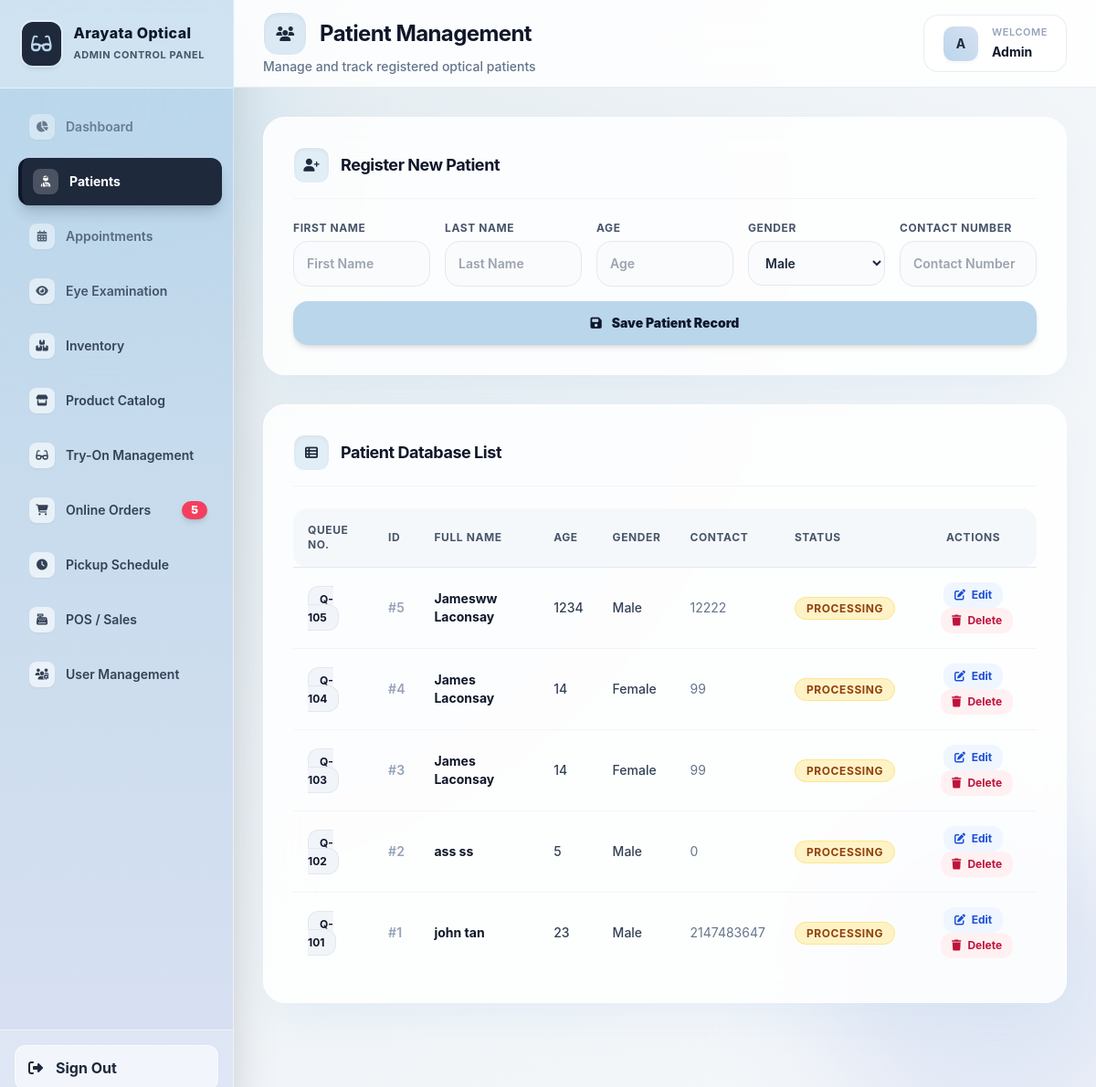
Screenshot of /arayata-system/patients.php with the database file from the repository.
### tables this page shows
CREATE TABLE `patients` (
  `id` int(11) NOT NULL,
  `first_name` varchar(50) NOT NULL,
  `last_name` varchar(50) NOT NULL,
  `age` int(11) DEFAULT NULL,
  `gender` varchar(10) DEFAULT NULL,
  `contact_number` int(20) DEFAULT NULL,
  `email` varchar(100) DEFAULT NULL,
  `created_at` timestamp NOT NULL DEFAULT current_timestamp(),
  `queue_no` varchar(50) NOT NULL,
  `status` varchar(50) DEFAULT 'Processing'
);

### arayata-system/patients.php (the view, shortened to what this page needs)
<?php
include 'db.php';
?>
<!DOCTYPE html>
<html lang="en" class="h-full">
<head>
<script src="https://cdn.tailwindcss.com"></script>
<link rel="stylesheet" href="https://cdnjs.cloudflare.com/ajax/libs/font-awesome/6.4.0/css/all.min.css">
</head>
<body class="min-h-screen text-slate-700 antialiased flex overflow-hidden relative">
    <div class="blob-1 fixed -top-20 -left-20 w-96 h-96 bg-[#BAD6EB]/40 rounded-full blur-3xl pointer-events-none z-0"></div>
<?php
if (file_exists('sidebar.php')) {
    include 'sidebar.php';
}
?>
<div class="flex-1 flex flex-col overflow-hidden z-10">
    <header class="bg-white/85 backdrop-blur-xl border-b border-slate-200/80 h-24 flex items-center justify-between px-8 shadow-xs sticky top-0 z-30">
        <div>
            <h2 class="text-2xl font-bold text-slate-900 flex items-center tracking-tight">
                <span class="w-12 h-12 rounded-2xl bg-[#BAD6EB]/50 text-slate-800 flex items-center justify-center mr-3.5 shadow-inner border border-white">
                    <i class="fa-solid fa-users text-base"></i>
                </span>
                Patient Management
            </h2>
            <p class="text-sm text-slate-500 font-medium ml-15.5 mt-0.5">Manage and track registered optical patients</p>
        </div>
        <div class="flex items-center space-x-3.5 bg-white backdrop-blur-md px-5 py-2.5 rounded-2xl border border-slate-200/80 shadow-xs">
            <div class="w-10 h-10 rounded-xl bg-gradient-to-tr from-[#BAD6EB] to-[#D8E0F2] text-slate-800 flex items-center justify-center font-bold text-sm shadow-sm border border-white">
                <?php echo strtoupper(substr($_SESSION['name'] ?? 'Admin', 0, 1)); ?>
            </div>
            <div class="text-left">
                <span class="block text-[11px] text-slate-400 font-semibold uppercase tracking-wider">Welcome</span>
                <span class="text-sm font-bold text-slate-900"><?php echo htmlspecialchars($_SESSION['name'] ?? 'Admin'); ?></span>
            </div>
        </div>
    </header>
    <main class="flex-1 overflow-y-auto p-6 md:p-8 space-y-8 bg-transparent">
        <div class="bg-white/85 backdrop-blur-xl p-8 rounded-3xl shadow-[0_20px_50px_-15px_rgba(186,214,235,0.3)] border border-white space-y-6">
            <div class="flex items-center space-x-3 border-b border-slate-100 pb-4">
                <div class="w-10 h-10 bg-[#BAD6EB]/40 text-slate-800 rounded-xl flex items-center justify-center font-bold shadow-inner border border-white">
                    <i class="fa-solid fa-user-plus text-sm"></i>
                </div>
                <h3 class="font-bold text-slate-900 text-lg tracking-tight">Register New Patient</h3>
            </div>
            <form method="POST" class="grid grid-cols-1 sm:grid-cols-2 md:grid-cols-5 gap-4">
                <div>
                    <label class="block text-xs font-bold text-slate-600 mb-1.5 uppercase tracking-wider">First Name</label>
                    <input type="text" name="first_name" placeholder="First Name" required class="w-full bg-slate-50/70 border border-slate-200 p-3.5 rounded-2xl text-sm font-semibold text-slate-800 outline-none focus:bg-white focus:border-[#BAD6EB] focus:ring-4 focus:ring-[#BAD6EB]/30 transition shadow-2xs">
                </div>
                <div>
                    <label class="block text-xs font-bold text-slate-600 mb-1.5 uppercase tracking-wider">Last Name</label>
                    <input type="text" name="last_name" placeholder="Last Name" required class="w-full bg-slate-50/70 border border-slate-200 p-3.5 rounded-2xl text-sm font-semibold text-slate-800 outline-none focus:bg-white focus:border-[#BAD6EB] focus:ring-4 focus:ring-[#BAD6EB]/30 transition shadow-2xs">
                </div>
                <div>
                    <label class="block text-xs font-bold text-slate-600 mb-1.5 uppercase tracking-wider">Age</label>
                    <input type="number" name="age" placeholder="Age" required class="w-full bg-slate-50/70 border border-slate-200 p-3.5 rounded-2xl text-sm font-semibold text-slate-800 outline-none focus:bg-white focus:border-[#BAD6EB] focus:ring-4 focus:ring-[#BAD6EB]/30 transition shadow-2xs">
                </div>
                <div>
                    <label class="block text-xs font-bold text-slate-600 mb-1.5 uppercase tracking-wider">Gender</label>
                    <select name="gender" class="w-full bg-slate-50/70 border border-slate-200 p-3.5 rounded-2xl text-sm font-semibold text-slate-800 outline-none focus:bg-white focus:border-[#BAD6EB] focus:ring-4 focus:ring-[#BAD6EB]/30 transition shadow-2xs cursor-pointer">
                        <option value="Male">Male</option>
                    </select>
                </div>
                <div>
                    <label class="block text-xs font-bold text-slate-600 mb-1.5 uppercase tracking-wider">Contact Number</label>
                    <input type="text" name="contact_number" placeholder="Contact Number" required class="w-full bg-slate-50/70 border border-slate-200 p-3.5 rounded-2xl text-sm font-semibold text-slate-800 outline-none focus:bg-white focus:border-[#BAD6EB] focus:ring-4 focus:ring-[#BAD6EB]/30 transition shadow-2xs">
                </div>
                <button type="submit" name="add_patient" class="md:col-span-5 bg-[#BAD6EB] hover:bg-[#a3c7e3] active:bg-[#8ebbdc] text-slate-900 py-3.5 rounded-2xl text-sm font-black transition shadow-md hover:shadow-lg cursor-pointer">
                    <i class="fa-solid fa-floppy-disk mr-2"></i> Save Patient Record
                </button>
            </form>
        </div>
        <div class="bg-white/85 backdrop-blur-xl p-8 rounded-3xl shadow-[0_20px_50px_-15px_rgba(186,214,235,0.3)] border border-white space-y-6">
            <div class="flex items-center space-x-3 border-b border-slate-100 pb-4">
                <div class="w-10 h-10 bg-[#BAD6EB]/40 text-slate-800 rounded-xl flex items-center justify-center font-bold shadow-inner border border-white">
                    <i class="fa-solid fa-table-list text-sm"></i>
                </div>
                <h3 class="font-bold text-slate-900 text-lg tracking-tight">Patient Database List</h3>
            </div>
            <div class="overflow-x-auto">
                <table class="w-full text-left border-collapse text-sm">
                    <thead>
                        <tr class="bg-slate-100/70 text-slate-600 text-xs uppercase tracking-wider font-bold border-b border-slate-200">
                            <th class="p-4 rounded-l-2xl">Queue No.</th>
                            <th class="p-4">ID</th>
                            <th class="p-4">Full Name</th>
                            <th class="p-4">Age</th>
                            <th class="p-4">Gender</th>
                            <th class="p-4">Contact</th>
                            <th class="p-4">Status</th>
                            <th class="p-4 text-center rounded-r-2xl">Actions</th>
                        </tr>
                    </thead>
                    <tbody class="divide-y divide-slate-100 text-slate-700 font-medium">
                    <?php
                    $res = $conn->query("SELECT * FROM patients ORDER BY id DESC");
                    if ($res && $res->num_rows > 0) {
                        while($row = $res->fetch_assoc()) {
                            $q_badge = !empty($row['queue_no']) ? $row['queue_no'] : "Q-". (100 + $row['id']);
                            $status_val = isset($row['status']) && !empty($row['status']) ? $row['status'] : 'Processing';
                            if ($status_val == 'Completed') {
                                $status_badge = "<span class='bg-emerald-100 text-emerald-800 px-3 py-1 rounded-full text-xs font-bold uppercase tracking-wider border border-emerald-200'>Completed</span>";
                            } elseif ($status_val == 'In Progress') {
                                $status_badge = "<span class='bg-blue-100 text-blue-800 px-3 py-1 rounded-full text-xs font-bold uppercase tracking-wider border border-blue-200'>In Progress</span>";
                            } else {
                                $status_badge = "<span class='bg-amber-100 text-amber-800 px-3 py-1 rounded-full text-xs font-bold uppercase tracking-wider border border-amber-200'>Processing</span>";
                            }
                            echo "<tr class='hover:bg-slate-50/80 transition'>
                            <td class='p-4 font-bold text-slate-900'><span class='bg-slate-100 px-3 py-1.5 rounded-xl border border-slate-200 text-xs font-bold shadow-2xs'> $q_badge </span></td>
                            <td class='p-4 font-semibold text-slate-400'>#{$row['id']}</td>
                            <td class='p-4 font-bold text-slate-900'>{$row['first_name']} {$row['last_name']}</td>
                            <td class='p-4 font-medium'>{$row['age']}</td>
                            <td class='p-4 font-medium'>{$row['gender']}</td>
                            <td class='p-4 text-slate-500 font-normal'>{$row['contact_number']}</td>
                            <td class='p-4'>{$status_badge}</td>
                            <td class='p-4 text-center space-x-2'>
                                <button onclick='openEditModal({$row['id']}, \"" . htmlspecialchars($row['first_name'], ENT_QUOTES) . "\", \"" . htmlspecialchars($row['last_name'], ENT_QUOTES) . "\", {$row['age']}, \"{$row['gender']}\", \"" . htmlspecialchars($row['contact_number'], ENT_QUOTES) . "\", \"{$status_val}\")' class='text-blue-700 hover:text-blue-900 bg-blue-50 hover:bg-blue-100 px-3 py-1.5 rounded-xl text-xs font-bold transition shadow-2xs cursor-pointer'>
                                    <i class='fa-solid fa-pen-to-square mr-1'></i> Edit
                                </button>
                                <a href='patients.php?delete_id={$row['id']}' onclick='return confirm(\"Are you sure you want to delete this patient?\")' class='text-rose-700 hover:text-rose-900 bg-rose-50 hover:bg-rose-100 px-3 py-1.5 rounded-xl text-xs font-bold transition shadow-2xs inline-block'>
                                    <i class='fa-solid fa-trash mr-1'></i> Delete
                                </a>
                            </td>
                            </tr>";
                        }
                    } else {
                        echo "<tr><td colspan='8' class='p-8 text-center text-slate-400 font-medium'>No patient records found.</td></tr>";
                    }
                    ?>
                    </tbody>
                </table>
            </div>
        </div>
    </main>
</div>
</body>
</html>

### arayata-system/patients.php (style rules this page uses)
:root { --venus: #BAD6EB; --meteor: #D8E0F2; }
body { background: radial-gradient(circle at 10% 20%, #e2ebf0 0%, #f6f8fb 90%); background-attachment: fixed; font-family: 'Inter', system-ui, -apple-system, sans-serif; }
.blob-1 { animation: float 10s ease-in-out infinite alternate; }

### rows the page displays
patients: queue_no "Q-105", id "5", first_name "Jamesww", last_name "Laconsay", age "1234", gender "Male", contact_number "12222", status "PROCESSING"
patients: queue_no "Q-104", id "4", first_name "James", last_name "Laconsay", age "14", gender "Female", contact_number "99", status "PROCESSING"
patients: queue_no "Q-103", id "3", first_name "James", last_name "Laconsay", age "14", gender "Female", contact_number "99", status "PROCESSING"
patients: q_badge "Q-102", id "2", first_name "ass", last_name "ss", age "5", gender "Male", contact_number "0", status "PROCESSING"
patients: q_badge "Q-101", id "1", first_name "john", last_name "tan", age "23", gender "Male", contact_number "2147483647", status "PROCESSING"

### other values shown
$item['label'] "Dashboard"
$item['label'] "Patients"
$item['label'] "Appointments"
$item['label'] "Eye Examination"
$item['label'] "Inventory"
$item['label'] "Product Catalog"
$item['label'] "Try-On Management"
$item['label'] "Online Orders"
$item['badge'] "5"
$item['label'] "Pickup Schedule"
$item['label'] "POS / Sales"
$item['label'] "User Management"
substr($_SESSION['name'] ?? 'Admin', 0, 1) "A"
$_SESSION['name'] "Admin"
